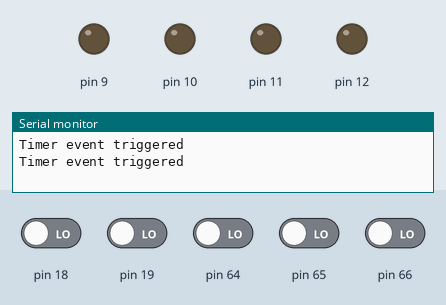
Bench run of a sketch on a simulated Arduino Mega 2560, built with avr-gcc and run on an emulated ATmega2560. Parts: output pins drawn as LEDs (lit = HIGH), the last lines printed to the serial monitor. The inputs (shaded band) are chosen by the test bench; at power-on: pin 18, pin 19, pin 64–66 LOW.

Above: at 4.2 s.
4.3 s: pin 18 driven HIGH and pin 64 driven LOW
7.3 s: pin 19 driven HIGH and pin 64 driven HIGH
At 9.6 s:
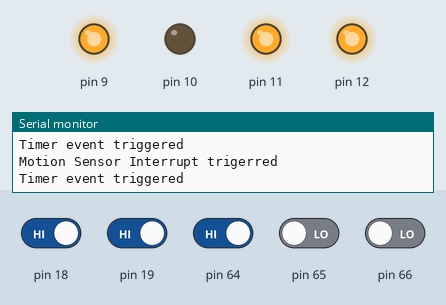
At 13.3 s:
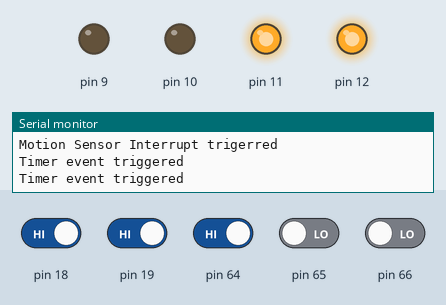
Timing chart, 0 to 14.8 s (numbered marks = the images above; inputs shaded):
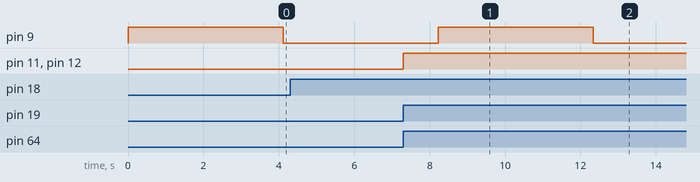

The sketch:

Task1.4D.ino
```cpp
// C++ code
//
volatile byte r,g,b=0;
void setup()
{
  pinMode(10, OUTPUT);
  pinMode(11, OUTPUT);
  pinMode(12, OUTPUT);
  pinMode(9, OUTPUT);
  pinMode(2, INPUT);
  pinMode(3, INPUT);
  pinMode(43, INPUT);

  Serial.begin(9600);

  PCICR |= 0b00000111;
  PCMSK2 |= 0b000011100;


  noInterrupts();
  //Clear Sequence
  TCCR1A=0;
  TCCR1B=0;
  TCNT1=0;
  // We want the led 9 to blink every 4 seconds
  // 0.25Hz =(16000000/((62499+1)*1024))
  //Thus we need to set timer as 64299

  //setting timer compare
  OCR1A=64299;

  //Prescaler 1024
  TCCR1B |= (1 << CS12) | (1 <<CS10);

  TIMSK1 |= (1<<OCIE1A);

  TCCR1B |= (1<<WGM12);
  interrupts();


}

void loop()
{
  digitalWrite(12, r);
  digitalWrite(10, g);
  digitalWrite(11, b);
}

ISR(PCINT2_vect){
  Serial.println("Motion Sensor Interrupt trigerred");
  g= PIND & B00010000;
  r= PIND & B00000100;
  b= PIND & B00001000;
}

ISR(TIMER1_COMPA_vect){
  Serial.println("Timer event triggered");
  digitalWrite(9,digitalRead(9)^1);
}
```

Measured:
- after the input at 4.3 s, every drawn part: stays the same
- after the input at 7.3 s, pin 11, pin 12: LOW → HIGH at once
